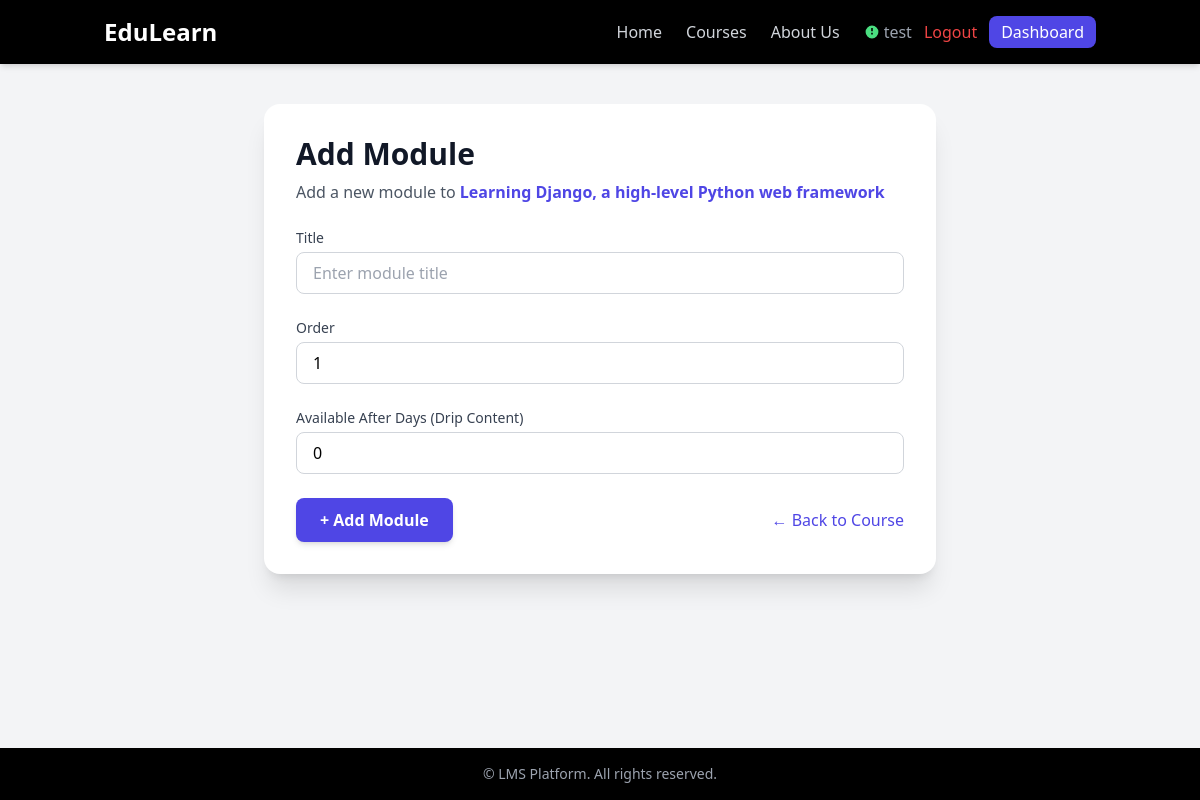
Screenshot of /instructor/course/2/add_module/ (signed in) with the database file from the repository.
### app/models.py (models this page shows, shortened)
class User(AbstractUser):
    is_instructor = models.BooleanField(default=False)
    balance = models.DecimalField(max_digits=10, decimal_places=2, default=0.00,blank=True)
    stripe_account_id = models.CharField(max_length=255, blank=True, null=True)  # Stripe Connect Account ID

class Course(models.Model):
    COURSE_TYPE_CHOICES = [
        ("BEGINNER", "Beginner"),
        ("INTERMEDIATE", "Intermediate"),
        ("ADVANCED", "Advanced"),
    ]
    title = models.CharField(max_length=200)
    thmb=models.URLField(max_length=90000,blank=True)
    cover_url = models.URLField(max_length=90000,blank=True)
    category = models.CharField(max_length=900, blank=True)
    course_type = models.CharField(max_length=50, choices=COURSE_TYPE_CHOICES, blank=True)
    instructor = models.ForeignKey(User, on_delete=models.CASCADE)
    description = models.TextField()
    is_published = models.BooleanField(default=False)
    created_at = models.DateTimeField(default=timezone.now)  # ✅ Added created date
    price = models.DecimalField(max_digits=10, decimal_places=2, default=0.00,blank=True)
    is_free = models.BooleanField(default=False)

### app/views.py (the view)
# urls.py: path('instructor/course/<int:course_id>/add_module/', views.add_module, name='add_module'),
@login_required
def add_module(request, course_id):
    course = get_object_or_404(Course, id=course_id, instructor=request.user)
    if request.method == 'POST':
        title = request.POST.get('title', '').strip()
        order = request.POST.get('order', '1')
        available_after_days = request.POST.get('available_after_days', '0')
        if title:
            module = Module.objects.create(
                course=course,
                title=title,
                order=int(order),
                available_after_days=int(available_after_days)
            )
            return redirect('instructor_edit_course', course_id=course.id)
        else:
            error = "Title is required."
    else:
        error = None
    return render(request, 'instructor/add_module.html', {'course': course, 'error': error})

### templates/instructor/add_module.html (shortened to what this page needs)
{% extends 'base.html' %}
{% block content %}
<div class="container mx-auto px-4 py-10">
    <div class="bg-white rounded-2xl shadow-xl p-8 max-w-2xl mx-auto">
        <h1 class="text-3xl font-bold text-gray-900 mb-2">
            Add Module
        </h1>
        <p class="text-gray-600 mb-6">
            Add a new module to <span class="font-semibold text-indigo-600">{{ course.title }}</span>
        </p>
        <form method="post" class="space-y-6">
            <div>
                <label class="block text-sm font-medium text-gray-700 mb-1">Title</label>
                <input
                    type="text"
                    name="title"
                    placeholder="Enter module title"
                    class="w-full px-4 py-2 border border-gray-300 rounded-lg focus:outline-none focus:ring-2 focus:ring-indigo-500"
                    required
                />
            </div>
            <div>
                <label class="block text-sm font-medium text-gray-700 mb-1">Order</label>
                <input
                    type="number"
                    name="order"
                    value="1"
                    min="1"
                    class="w-full px-4 py-2 border border-gray-300 rounded-lg focus:outline-none focus:ring-2 focus:ring-indigo-500"
                />
            </div>
            <div>
                <label class="block text-sm font-medium text-gray-700 mb-1">Available After Days (Drip Content)</label>
                <input
                    type="number"
                    name="available_after_days"
                    value="0"
                    min="0"
                    class="w-full px-4 py-2 border border-gray-300 rounded-lg focus:outline-none focus:ring-2 focus:ring-indigo-500"
                />
            </div>
            <div class="flex items-center justify-between">
                <button
                    type="submit"
                    class="bg-indigo-600 hover:bg-indigo-700 text-white px-6 py-2.5 rounded-lg shadow-md transition font-semibold">
                    + Add Module
                </button>
                <a href="{% url 'instructor_edit_course' course.id %}"
                   class="text-indigo-600 hover:text-indigo-800 font-medium transition">
                    ← Back to Course
                </a>
            </div>
        </form>
    </div>
</div>
{% endblock %}

### templates/base.html (shortened to what this page needs)
<!DOCTYPE html>
<html lang="en" class="scroll-smooth">
<head>
  <script src="https://cdn.tailwindcss.com"></script>
</head>
<body class="bg-gray-100 min-h-screen flex flex-col">
  <header class="sticky top-0 z-50 bg-black shadow-md">
    <nav class="container mx-auto px-4 py-4 flex items-center justify-between">
      <a href="/" class="text-2xl font-extrabold text-white hover:text-indigo-400 transition">EduLearn</a>
      <div class="hidden md:flex items-center space-x-6">
        <a href="/" class="text-gray-300 hover:text-indigo-400 transition">Home</a>
        <a href="{% url 'all_courses' %}" class="text-gray-300 hover:text-indigo-400 transition">Courses</a>
        <a href="{% url 'about' %}" class="text-gray-300 hover:text-indigo-400 transition">About Us</a>
        {% if user.is_authenticated %}
          <div class="flex items-center space-x-3">
            <span class="text-gray-400 flex items-center gap-1">
              <svg class="w-4 h-4 text-green-400" fill="currentColor" viewBox="0 0 20 20"><path d="M10 2a8 8 0 100 16 8 8 0 000-16zm1 11H9v-2h2v2zm0-4H9V5h2v4z"/></svg>
              {{ user.username }}
            </span>
            <form action="{% url 'logout' %}" method="post" class="inline">
              <button type="submit" class="text-red-500 hover:text-red-400 transition">Logout</button>
            </form>
            <a href="{% url 'student_dashboard' %}" class="px-3 py-1 bg-indigo-600 text-white rounded-lg hover:bg-indigo-500 transition">Dashboard</a>
          </div>
        {% else %}
          <a href="{% url 'login' %}" class="text-indigo-400 hover:text-indigo-300 transition">Login</a>
          <a href="{% url 'register' %}" class="ml-3 px-3 py-1 bg-indigo-600 text-white rounded-lg hover:bg-indigo-500 transition">Register</a>
        {% endif %}
      </div>
    </nav>
  </header>
  <main class="flex-1">
    {% block content %}{% endblock %}
  </main>
  <footer class="bg-black text-gray-400 text-sm p-4 text-center mt-auto shadow-inner">
    &copy; {{ now.year }} LMS Platform. All rights reserved.
  </footer>
</body>
</html>

### rows the page displays
User: username "test"
Course: title "Learning Django, a high-level Python web framework"
